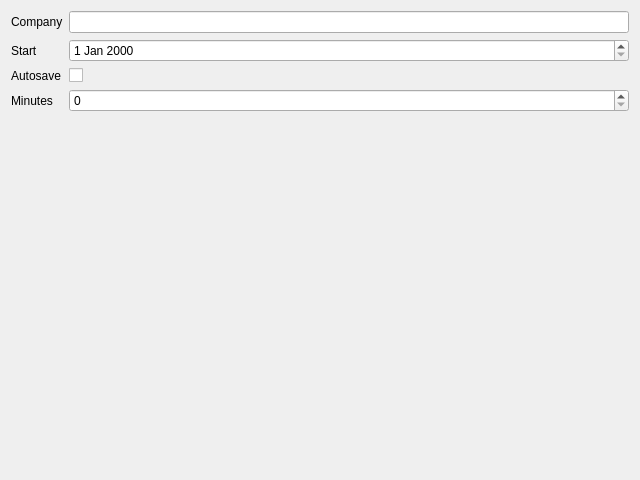
<?xml version="1.0" encoding="UTF-8"?>
<!-- SPDX-License-Identifier: MIT -->
<ui version="4.0">
 <class>PreferencesGeneral</class>
 <widget class="QDialog" name="PreferencesGeneral">
  <property name="geometry">
   <rect>
    <x>0</x>
    <y>0</y>
    <width>640</width>
    <height>480</height>
   </rect>
  </property>
  <property name="windowTitle">
   <string>Preferences</string>
  </property>
  <layout class="QFormLayout" name="formLayout">
   <item row="0" column="0">
    <widget class="QLabel" name="label_companyEdit">
     <property name="text">
      <string>Company</string>
     </property>
     <property name="buddy">
      <cstring>companyEdit</cstring>
     </property>
    </widget>
   </item>
   <item row="0" column="1">
    <widget class="QLineEdit" name="companyEdit"/>
   </item>
   <item row="1" column="0">
    <widget class="QLabel" name="label_startEdit">
     <property name="text">
      <string>Start</string>
     </property>
     <property name="buddy">
      <cstring>startEdit</cstring>
     </property>
    </widget>
   </item>
   <item row="1" column="1">
    <widget class="QDateEdit" name="startEdit"/>
   </item>
   <item row="2" column="0">
    <widget class="QLabel" name="label_autosaveCheck">
     <property name="text">
      <string>Autosave</string>
     </property>
     <property name="buddy">
      <cstring>autosaveCheck</cstring>
     </property>
    </widget>
   </item>
   <item row="2" column="1">
    <widget class="QCheckBox" name="autosaveCheck"/>
   </item>
   <item row="3" column="0">
    <widget class="QLabel" name="label_minutesEdit">
     <property name="text">
      <string>Minutes</string>
     </property>
     <property name="buddy">
      <cstring>minutesEdit</cstring>
     </property>
    </widget>
   </item>
   <item row="3" column="1">
    <widget class="QSpinBox" name="minutesEdit"/>
   </item>
  </layout>
 </widget>
 <tabstops>
  <tabstop>companyEdit</tabstop>
  <tabstop>startEdit</tabstop>
  <tabstop>autosaveCheck</tabstop>
  <tabstop>minutesEdit</tabstop>
 </tabstops>
</ui>
